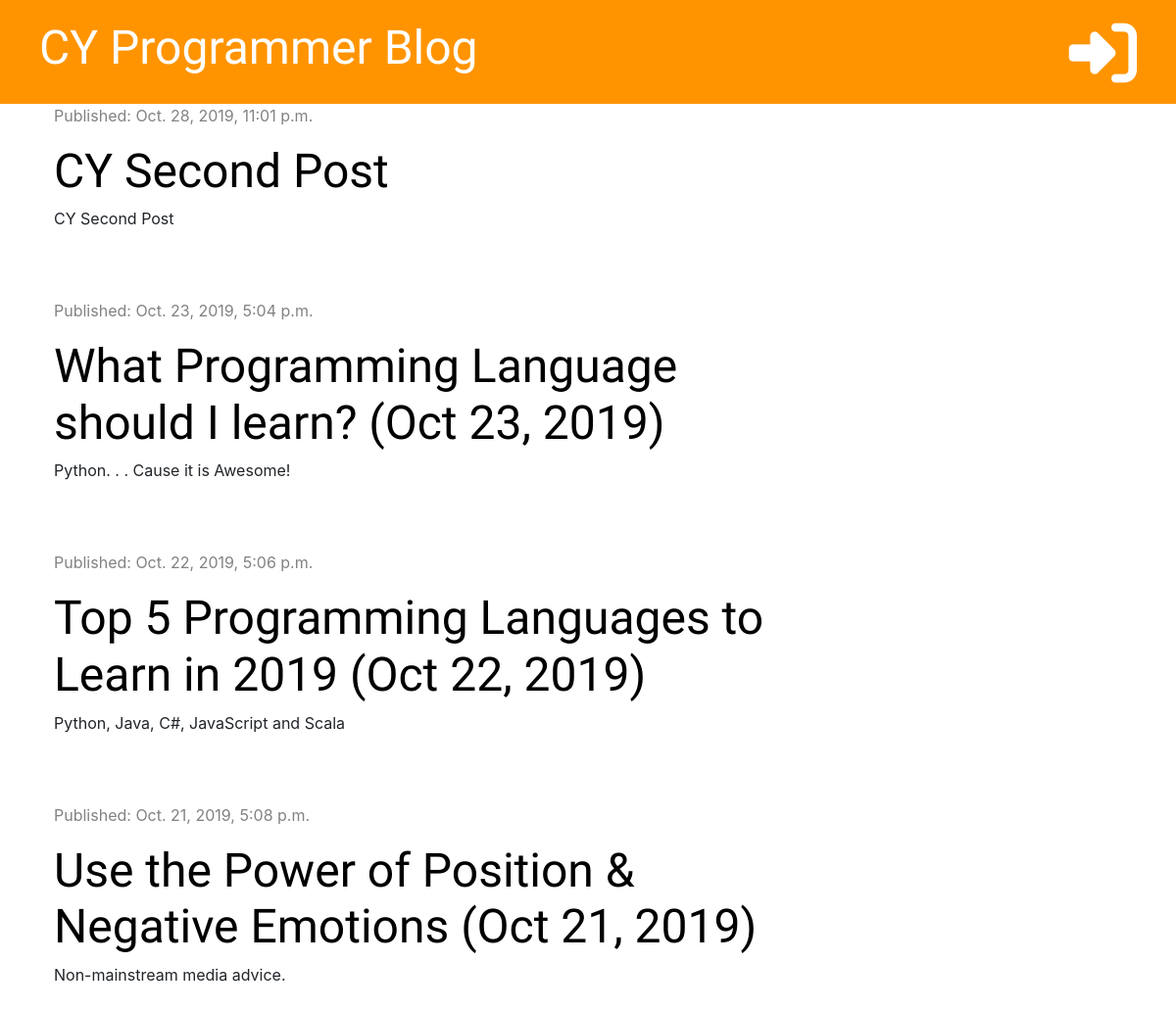
The page / on the database its author committed.
### blog/models.py (models this page shows, shortened)
class Post(models.Model):
    author = models.ForeignKey('auth.User', on_delete=models.CASCADE)
    title = models.CharField(max_length=200)
    text = models.TextField()
    created_date = models.DateTimeField(default=timezone.now)
    published_date = models.DateTimeField(blank=True, null=True)

### blog/views.py (the view)
# urls.py: path('', views.post_list, name='post_list'),
def post_list(request):
    posts = Post.objects.filter(published_date__lte=timezone.now()).order_by('-published_date')
    stuff_for_frontend = {'posts': posts}
    return render(request, 'blog/post_list.html', stuff_for_frontend)

### blog/templates/blog/post_list.html (shortened to what this page needs)
{% extends 'blog/base.html' %}
{% block content %}
    {% for post in posts %}
        <div class="post">
            <div class="date">
                <p>Published: {{ post.published_date }}</p>
            </div>
            <h1><a href="{% url 'post_detail' pk=post.pk %}">{{ post.title }}</a></h1>
            <p>{{ post.text|truncatechars:50|linebreaksbr }}</p>
        </div>
    {% endfor %}
{% endblock %}

### blog/static/css/blog.css (style rules this page uses)
h1, h2, h3, h4 { font-family: 'Tangerine', 'Inconsolata', 'Droid Sans', serif; font-size: 48px; }
.date { color: #828282; }
.post { margin-bottom: 70px; }
.post h1 a { color: #000000; }

### rows shown on the page
Post: published_date "Oct. 28, 2019, 11:01 p.m.", title "CY Second Post", text "CY Second Post"
Post: published_date "Oct. 23, 2019, 5:04 p.m.", title "What Programming Language should I learn? (Oct 23, 2019)", text "Python. . . Cause it is Awesome!"
Post: published_date "Oct. 22, 2019, 5:06 p.m.", title "Top 5 Programming Languages to Learn in 2019 (Oct 22, 2019)", text "Python, Java, C#, JavaScript and Scala"
Post: published_date "Oct. 21, 2019, 5:08 p.m.", title "Use the Power of Position & Negative Emotions (Oct 21, 2019)", text "Non-mainstream media advice."
